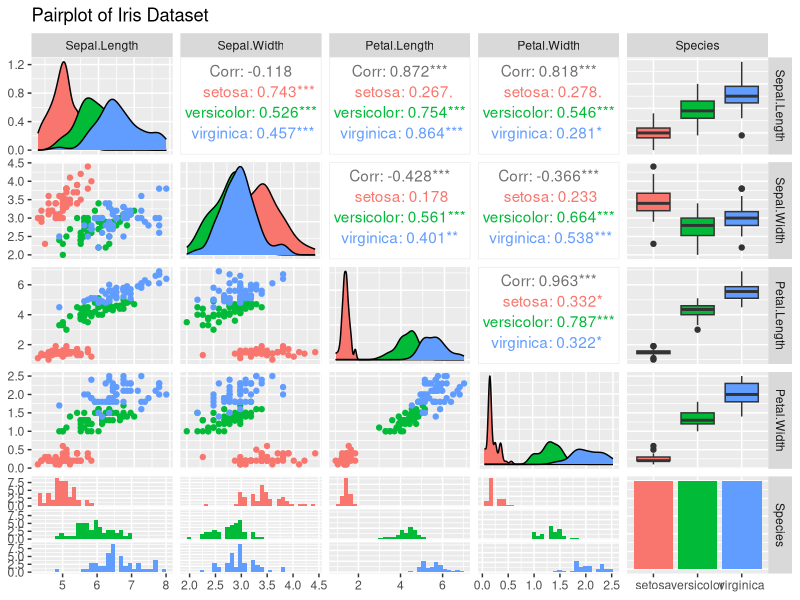
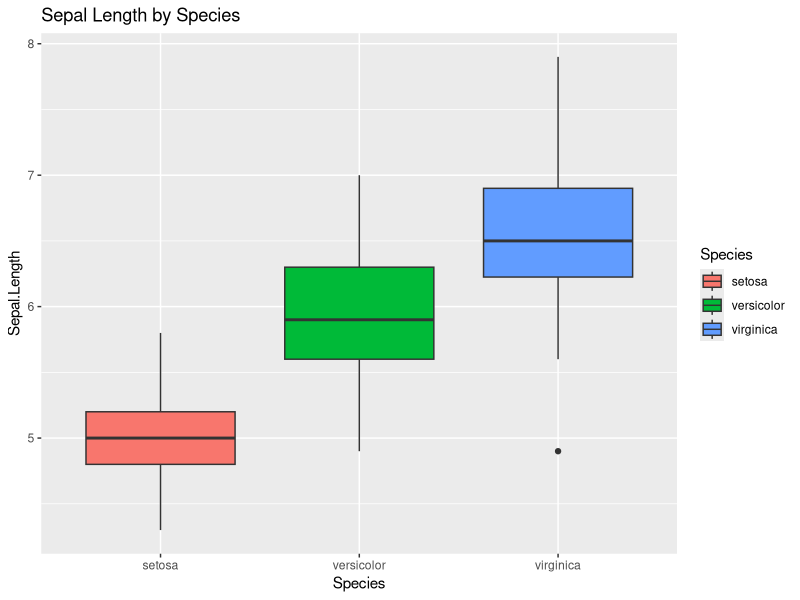
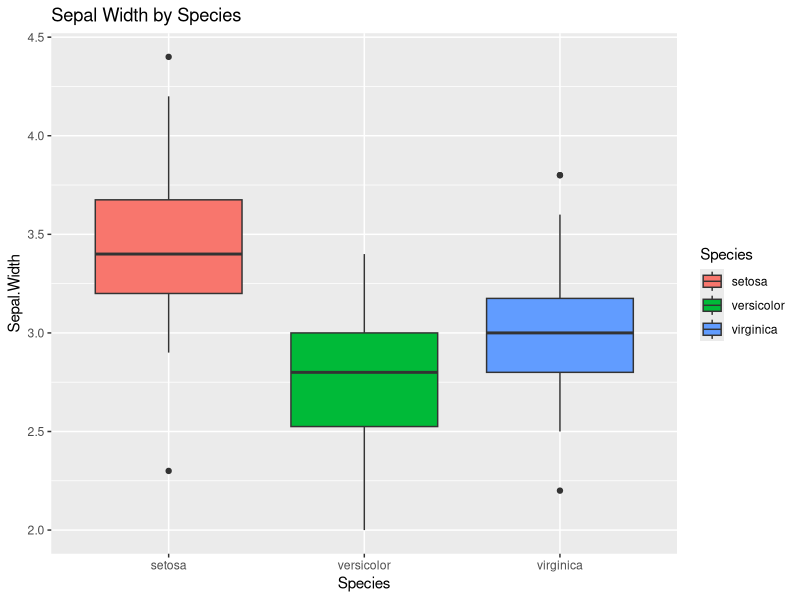
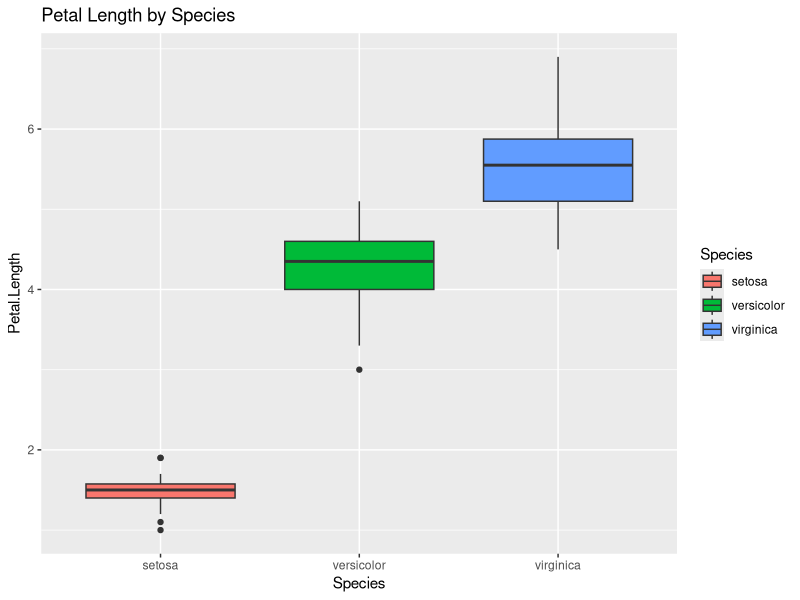
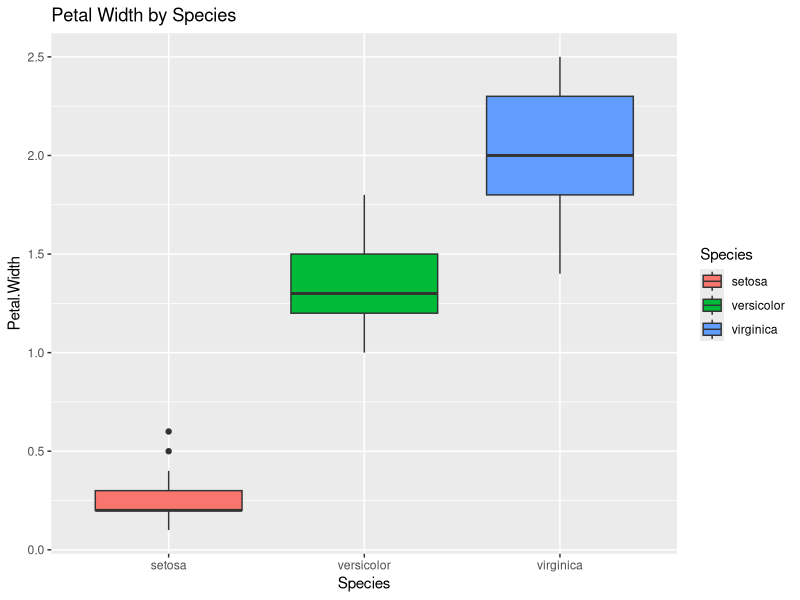
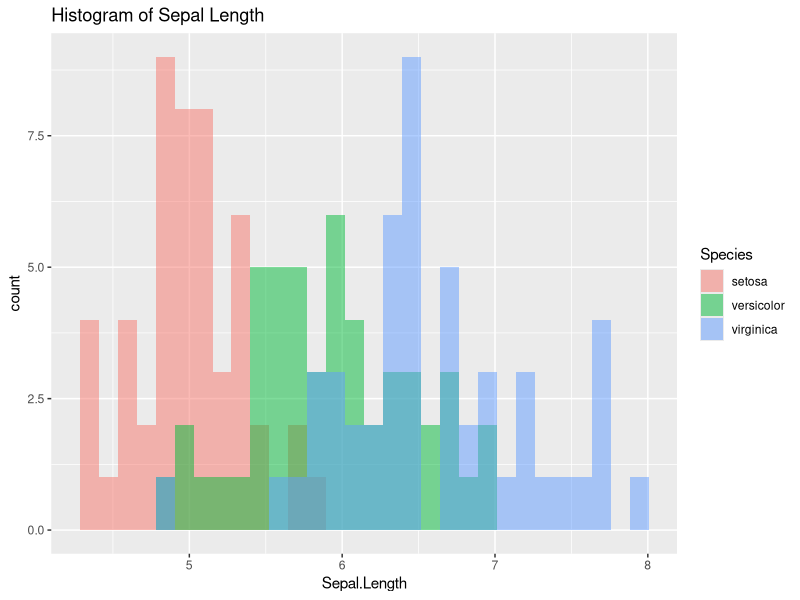
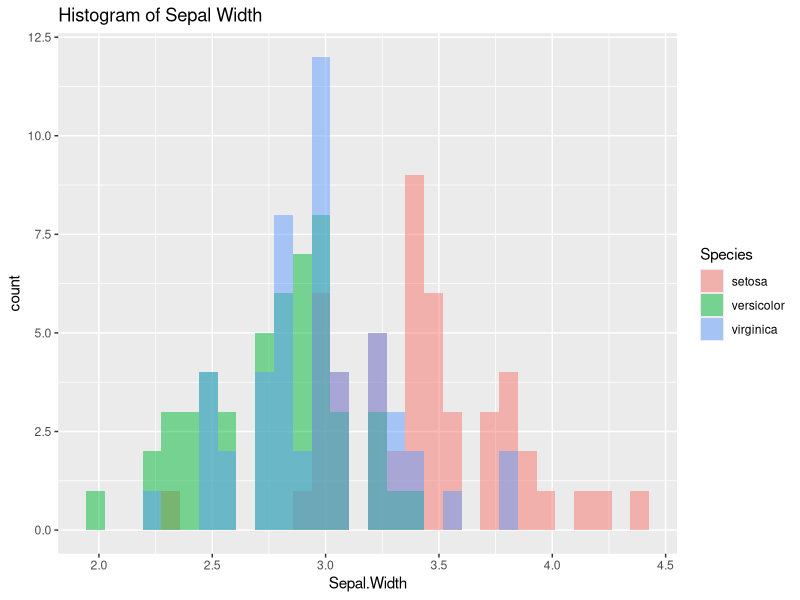
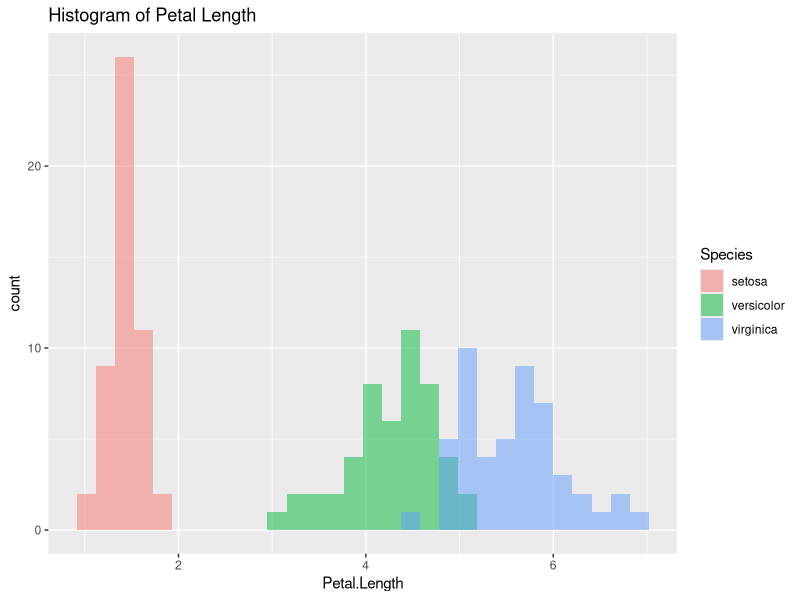

The R source for these figures, in order:
## ---- chunk 1
# Load necessary libraries
library(datasets)
library(ggplot2)
library(dplyr)
library(GGally)

# Load the Iris dataset
data(iris)

# 1. Basic Exploration

# First few rows
head(iris)

# Structure of the dataset
str(iris)

# Summary statistics
summary(iris)

# Class distribution
table(iris$Species)

# Check for missing values
sum(is.na(iris))

# 2. Visualizations

# Pairplot to visualize relationships between features
ggpairs(iris, aes(color = Species)) +
  ggtitle("Pairplot of Iris Dataset")

# Boxplots to visualize feature distributions by species
ggplot(iris, aes(x = Species, y = Sepal.Length, fill = Species)) +
  geom_boxplot() +
  ggtitle("Sepal Length by Species")

ggplot(iris, aes(x = Species, y = Sepal.Width, fill = Species)) +
  geom_boxplot() +
  ggtitle("Sepal Width by Species")

ggplot(iris, aes(x = Species, y = Petal.Length, fill = Species)) +
  geom_boxplot() +
  ggtitle("Petal Length by Species")

ggplot(iris, aes(x = Species, y = Petal.Width, fill = Species)) +
  geom_boxplot() +
  ggtitle("Petal Width by Species")

# Histograms to visualize feature distributions
ggplot(iris, aes(x = Sepal.Length, fill = Species)) +
  geom_histogram(alpha = 0.5, position = "identity") +
  ggtitle("Histogram of Sepal Length")

ggplot(iris, aes(x = Sepal.Width, fill = Species)) +
  geom_histogram(alpha = 0.5, position = "identity") +
  ggtitle("Histogram of Sepal Width")

ggplot(iris, aes(x = Petal.Length, fill = Species)) +
  geom_histogram(alpha = 0.5, position = "identity") +
  ggtitle("Histogram of Petal Length")

ggplot(iris, aes(x = Petal.Width, fill = Species)) +
  geom_histogram(alpha = 0.5, position = "identity") +
  ggtitle("Histogram of Petal Width")

#Violin Plots
ggplot(iris, aes(x=Species, y=Sepal.Length, fill=Species)) + geom_violin() + ggtitle("Violin Plot of Sepal Length")
ggplot(iris, aes(x=Species, y=Sepal.Width, fill=Species)) + geom_violin() + ggtitle("Violin Plot of Sepal Width")
ggplot(iris, aes(x=Species, y=Petal.Length, fill=Species)) + geom_violin() + ggtitle("Violin Plot of Petal Length")
ggplot(iris, aes(x=Species, y=Petal.Width, fill=Species)) + geom_violin() + ggtitle("Violin Plot of Petal Width")

# Correlation Matrix (using cor and heatmap)
correlation_matrix <- cor(iris[, 1:4])
heatmap(correlation_matrix, annot = TRUE, main = "Correlation Matrix")

# 3. Further Analysis (Optional)

# Outlier Detection (e.g., using boxplots or scatter plots)
# Feature Engineering (if needed)
# Statistical tests (e.g., ANOVA)
# Example ANOVA
anova_sepal_length <- aov(Sepal.Length ~ Species, data = iris)
summary(anova_sepal_length) #Shows if there are significant differences between species for Sepal Length.
